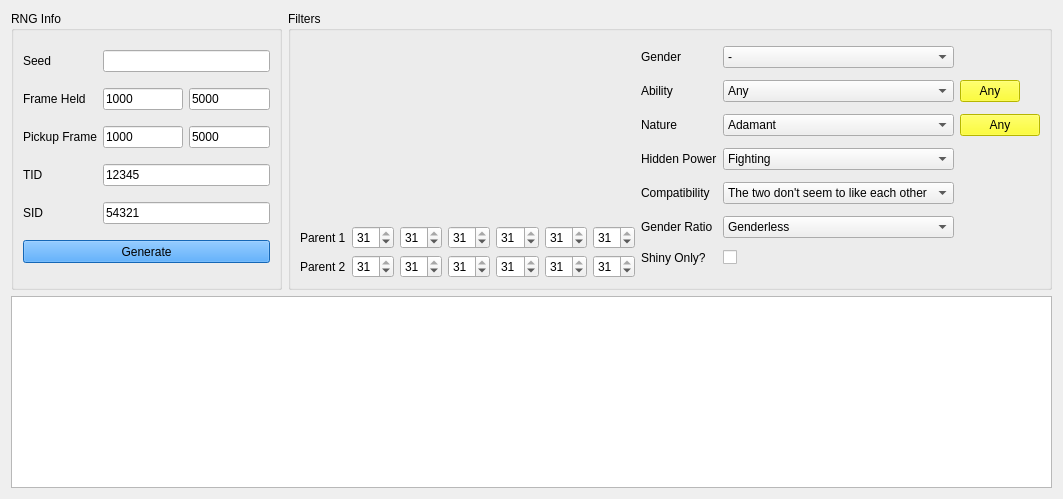
      <widget class="QWidget" name="tabFRLG">
       <attribute name="title">
        <string>Fire Red/Leaf Green</string>
       </attribute>
       <layout class="QGridLayout" name="gridLayout_9">
        <item row="0" column="0">
         <widget class="QGroupBox" name="groupBoxRNGInfoFRLG">
          <property name="minimumSize">
           <size>
            <width>271</width>
            <height>261</height>
           </size>
          </property>
          <property name="maximumSize">
           <size>
            <width>271</width>
            <height>16777215</height>
           </size>
          </property>
          <property name="title">
           <string>RNG Info</string>
          </property>
          <layout class="QGridLayout" name="gridLayout_8">
           <item row="0" column="0">
            <widget class="QLabel" name="label_23">
             <property name="text">
              <string>Seed</string>
             </property>
            </widget>
           </item>
           <item row="0" column="1" colspan="2">
            <widget class="QTextBox" name="textBoxSeedFRLG">
             <property name="maxLength">
              <number>4</number>
             </property>
            </widget>
           </item>
           <item row="1" column="2">
            <widget class="QTextBox" name="textBoxMaxHeldFRLG">
             <property name="text">
              <string notr="true">5000</string>
             </property>
             <property name="maxLength">
              <number>10</number>
             </property>
            </widget>
           </item>
           <item row="1" column="1">
            <widget class="QTextBox" name="textBoxMinHeldFRLG">
             <property name="minimumSize">
              <size>
               <width>80</width>
               <height>0</height>
              </size>
             </property>
             <property name="text">
              <string notr="true">1000</string>
             </property>
             <property name="maxLength">
              <number>10</number>
             </property>
            </widget>
           </item>
           <item row="1" column="0">
            <widget class="QLabel" name="label_22">
             <property name="text">
              <string>Frame Held</string>
             </property>
            </widget>
           </item>
           <item row="2" column="2">
            <widget class="QTextBox" name="textBoxMaxPickupFRLG">
             <property name="text">
              <string notr="true">5000</string>
             </property>
             <property name="maxLength">
              <number>10</number>
             </property>
            </widget>
           </item>
           <item row="2" column="1">
            <widget class="QTextBox" name="textBoxMinPickupFRLG">
             <property name="minimumSize">
              <size>
               <width>80</width>
               <height>0</height>
              </size>
             </property>
             <property name="text">
              <string notr="true">1000</string>
             </property>
             <property name="maxLength">
              <number>10</number>
             </property>
            </widget>
           </item>
           <item row="2" column="0">
            <widget class="QLabel" name="label_24">
             <property name="text">
              <string>Pickup Frame</string>
             </property>
            </widget>
           </item>
           <item row="3" column="0">
            <widget class="QLabel" name="label_26">
             <property name="text">
              <string>TID</string>
             </property>
            </widget>
           </item>
           <item row="4" column="1" colspan="2">
            <widget class="QTextBox" name="textBoxSIDFRLG">
             <property name="text">
              <string notr="true">54321</string>
             </property>
             <property name="maxLength">
              <number>5</number>
             </property>
            </widget>
           </item>
           <item row="3" column="1" colspan="2">
            <widget class="QTextBox" name="textBoxTIDFRLG">
             <property name="text">
              <string notr="true">12345</string>
             </property>
             <property name="maxLength">
              <number>5</number>
             </property>
            </widget>
           </item>
           <item row="4" column="0">
            <widget class="QLabel" name="label_25">
             <property name="text">
              <string>SID</string>
             </property>
            </widget>
           </item>
           <item row="5" column="0" colspan="3">
            <widget class="QPushButton" name="pushButtonGenerateFRLG">
             <property name="minimumSize">
              <size>
               <width>0</width>
               <height>23</height>
              </size>
             </property>
             <property name="styleSheet">
              <string notr="true">QPushButton {
	background-color: DodgerBlue;
}</string>
             </property>
             <property name="text">
              <string>Generate</string>
             </property>
            </widget>
           </item>
          </layout>
         </widget>
        </item>
        <item row="0" column="1">
         <widget class="QGroupBox" name="groupBoxFilterFRLG">
          <property name="title">
           <string>Filters</string>
          </property>
          <layout class="QGridLayout" name="gridLayout_15">
           <item row="0" column="0">
            <widget class="IVFilter" name="ivFilterFRLG" native="true">
             <property name="minimumSize">
              <size>
               <width>335</width>
               <height>180</height>
              </size>
             </property>
             <property name="maximumSize">
              <size>
               <width>335</width>
               <height>180</height>
              </size>
             </property>
            </widget>
           </item>
           <item row="1" column="0">
            <layout class="QGridLayout" name="gridLayout_13">
             <item row="0" column="0">
              <widget class="QLabel" name="label_36">
               <property name="text">
                <string>Parent 1</string>
               </property>
              </widget>
             </item>
             <item row="0" column="1">
              <widget class="QSpinBox" name="parent1HPFRLG">
               <property name="maximum">
                <number>31</number>
               </property>
               <property name="value">
                <number>31</number>
               </property>
              </widget>
             </item>
             <item row="0" column="2">
              <widget class="QSpinBox" name="parent1AtkFRLG">
               <property name="maximum">
                <number>31</number>
               </property>
               <property name="value">
                <number>31</number>
               </property>
              </widget>
             </item>
             <item row="0" column="3">
              <widget class="QSpinBox" name="parent1DefFRLG">
               <property name="maximum">
                <number>31</number>
               </property>
               <property name="value">
                <number>31</number>
               </property>
              </widget>
             </item>
             <item row="0" column="4">
              <widget class="QSpinBox" name="parent1SpAFRLG">
               <property name="maximum">
                <number>31</number>
               </property>
               <property name="value">
                <number>31</number>
               </property>
              </widget>
             </item>
             <item row="0" column="5">
              <widget class="QSpinBox" name="parent1SpDFRLG">
               <property name="maximum">
                <number>31</number>
               </property>
               <property name="value">
                <number>31</number>
               </property>
              </widget>
             </item>
             <item row="0" column="6">
              <widget class="QSpinBox" name="parent1SpeFRLG">
               <property name="maximum">
                <number>31</number>
               </property>
               <property name="value">
                <number>31</number>
               </property>
              </widget>
             </item>
             <item row="1" column="0">
              <widget class="QLabel" name="label_37">
               <property name="text">
                <string>Parent 2</string>
               </property>
              </widget>
             </item>
             <item row="1" column="1">
              <widget class="QSpinBox" name="parent2HPFRLG">
               <property name="maximum">
                <number>31</number>
               </property>
               <property name="value">
                <number>31</number>
               </property>
              </widget>
             </item>
             <item row="1" column="2">
              <widget class="QSpinBox" name="parent2AtkFRLG">
               <property name="maximum">
                <number>31</number>
               </property>
               <property name="value">
                <number>31</number>
               </property>
              </widget>
             </item>
             <item row="1" column="3">
              <widget class="QSpinBox" name="parent2DefFRLG">
               <property name="maximum">
                <number>31</number>
               </property>
               <property name="value">
                <number>31</number>
               </property>
              </widget>
             </item>
             <item row="1" column="4">
              <widget class="QSpinBox" name="parent2SpAFRLG">
               <property name="maximum">
                <number>31</number>
               </property>
               <property name="value">
                <number>31</number>
               </property>
              </widget>
             </item>
             <item row="1" column="5">
              <widget class="QSpinBox" name="parent2SpDFRLG">
               <property name="maximum">
                <number>31</number>
               </property>
               <property name="value">
                <number>31</number>
               </property>
              </widget>
             </item>
             <item row="1" column="6">
              <widget class="QSpinBox" name="parent2SpeFRLG">
               <property name="maximum">
                <number>31</number>
               </property>
               <property name="value">
                <number>31</number>
               </property>
              </widget>
             </item>
            </layout>
           </item>
           <item row="0" column="1" rowspan="2">
            <layout class="QGridLayout" name="gridLayout_14">
             <item row="0" column="0">
              <widget class="QLabel" name="label_38">
               <property name="text">
                <string>Gender</string>
               </property>
              </widget>
             </item>
             <item row="1" column="0">
              <widget class="QLabel" name="label_39">
               <property name="text">
                <string>Ability</string>
               </property>
              </widget>
             </item>
             <item row="0" column="1">
              <widget class="QComboBox" name="comboBoxGenderFRLG">
               <item>
                <property name="text">
                 <string notr="true">-</string>
                </property>
               </item>
               <item>
                <property name="text">
                 <string notr="true">♂</string>
                </property>
               </item>
               <item>
                <property name="text">
                 <string notr="true">♀</string>
                </property>
               </item>
              </widget>
             </item>
             <item row="1" column="1">
              <widget class="QComboBox" name="comboBoxAbilityFRLG">
               <item>
                <property name="text">
                 <string>Any</string>
                </property>
               </item>
               <item>
                <property name="text">
                 <string notr="true">0</string>
                </property>
               </item>
               <item>
                <property name="text">
                 <string notr="true">1</string>
                </property>
               </item>
              </widget>
             </item>
             <item row="1" column="2">
              <widget class="QPushButton" name="pushButtonAnyAbilityFRLG">
               <property name="minimumSize">
                <size>
                 <width>50</width>
                 <height>13</height>
                </size>
               </property>
               <property name="maximumSize">
                <size>
                 <width>60</width>
                 <height>16777215</height>
                </size>
               </property>
               <property name="styleSheet">
                <string notr="true">QPushButton {
	background-color: yellow;
	color: black;
}</string>
               </property>
               <property name="text">
                <string>Any</string>
               </property>
              </widget>
             </item>
             <item row="2" column="0">
              <widget class="QLabel" name="label_40">
               <property name="text">
                <string>Nature</string>
               </property>
              </widget>
             </item>
             <item row="2" column="2">
              <widget class="QPushButton" name="pushButtonAnyNatureFRLG">
               <property name="minimumSize">
                <size>
                 <width>50</width>
                 <height>13</height>
                </size>
               </property>
               <property name="styleSheet">
                <string notr="true">QPushButton {
	background-color: yellow;
	color: black;
}</string>
               </property>
               <property name="text">
                <string>Any</string>
               </property>
              </widget>
             </item>
             <item row="3" column="0">
              <widget class="QLabel" name="label_41">
               <property name="text">
                <string>Hidden Power</string>
               </property>
              </widget>
             </item>
             <item row="4" column="1">
              <widget class="QComboBox" name="comboBoxCompatibilityFRLG">
               <item>
                <property name="text">
                 <string>The two don't seem to like each other</string>
                </property>
               </item>
               <item>
                <property name="text">
                 <string>The two seem to get along</string>
                </property>
               </item>
               <item>
                <property name="text">
                 <string>The two seem to get along very well</string>
                </property>
               </item>
              </widget>
             </item>
             <item row="5" column="0">
              <widget class="QLabel" name="label_42">
               <property name="text">
                <string>Gender Ratio</string>
               </property>
              </widget>
             </item>
             <item row="5" column="1">
              <widget class="QComboBox" name="comboBoxGenderRatioFRLG">
               <item>
                <property name="text">
                 <string>Genderless</string>
                </property>
               </item>
               <item>
                <property name="text">
                 <string>50% Male / 50% Female</string>
                </property>
               </item>
               <item>
                <property name="text">
                 <string>25% Male / 75% Female</string>
                </property>
               </item>
               <item>
                <property name="text">
                 <string>75% Male / 25% Female</string>
                </property>
               </item>
               <item>
                <property name="text">
                 <string>87.5% Male / 12.5% Female</string>
                </property>
               </item>
               <item>
                <property name="text">
                 <string>100% Male</string>
                </property>
               </item>
               <item>
                <property name="text">
                 <string>100% Female</string>
                </property>
               </item>
              </widget>
             </item>
             <item row="4" column="0">
              <widget class="QLabel" name="label_43">
               <property name="text">
                <string>Compatibility</string>
               </property>
              </widget>
             </item>
             <item row="6" column="0">
              <widget class="QLabel" name="label_44">
               <property name="text">
                <string>Shiny Only?</string>
               </property>
              </widget>
             </item>
             <item row="6" column="1">
              <widget class="QCheckBox" name="checkBoxShinyFRLG">
               <property name="text">
                <string/>
               </property>
              </widget>
             </item>
             <item row="2" column="1">
              <widget class="QCheckList" name="comboBoxNatureFRLG">
               <item>
                <property name="text">
                 <string>Adamant</string>
                </property>
               </item>
               <item>
                <property name="text">
                 <string>Bold</string>
                </property>
               </item>
               <item>
                <property name="text">
                 <string>Brave</string>
                </property>
               </item>
               <item>
                <property name="text">
                 <string>Calm</string>
                </property>
               </item>
               <item>
                <property name="text">
                 <string>Careful</string>
                </property>
               </item>
               <item>
                <property name="text">
                 <string>Hasty</string>
                </property>
               </item>
               <item>
                <property name="text">
                 <string>Impish</string>
                </property>
               </item>
               <item>
                <property name="text">
                 <string>Jolly</string>
                </property>
               </item>
               <item>
                <property name="text">
                 <string>Lonely</string>
                </property>
               </item>
               <item>
                <property name="text">
                 <string>Mild</string>
                </property>
               </item>
               <item>
                <property name="text">
                 <string>Modest</string>
                </property>
               </item>
               <item>
                <property name="text">
                 <string>Naive</string>
                </property>
               </item>
               <item>
                <property name="text">
                 <string>Naughty</string>
                </property>
               </item>
               <item>
                <property name="text">
                 <string>Quiet</string>
                </property>
               </item>
               <item>
                <property name="text">
                 <string>Rash</string>
                </property>
               </item>
               <item>
                <property name="text">
                 <string>Relaxed</string>
                </property>
               </item>
               <item>
                <property name="text">
                 <string>Sassy</string>
                </property>
               </item>
               <item>
                <property name="text">
                 <string>Timid</string>
                </property>
               </item>
               <item>
                <property name="text">
                 <string>Gentle</string>
                </property>
               </item>
               <item>
                <property name="text">
                 <string>Lax</string>
                </property>
               </item>
               <item>
                <property name="text">
                 <string>Bashful</string>
                </property>
               </item>
               <item>
                <property name="text">
                 <string>Docile</string>
                </property>
               </item>
               <item>
                <property name="text">
                 <string>Hardy</string>
                </property>
               </item>
               <item>
                <property name="text">
                 <string>Quirky</string>
                </property>
               </item>
               <item>
                <property name="text">
                 <string>Serious</string>
                </property>
               </item>
              </widget>
             </item>
             <item row="3" column="1">
              <widget class="QCheckList" name="comboBoxHiddenPowerFRLG">
               <item>
                <property name="text">
                 <string>Fighting</string>
                </property>
               </item>
               <item>
                <property name="text">
                 <string>Flying</string>
                </property>
               </item>
               <item>
                <property name="text">
                 <string>Poison</string>
                </property>
               </item>
               <item>
                <property name="text">
                 <string>Ground</string>
                </property>
               </item>
               <item>
                <property name="text">
                 <string>Rock</string>
                </property>
               </item>
               <item>
                <property name="text">
                 <string>Bug</string>
                </property>
               </item>
               <item>
                <property name="text">
                 <string>Ghost</string>
                </property>
               </item>
               <item>
                <property name="text">
                 <string>Steel</string>
                </property>
               </item>
               <item>
                <property name="text">
                 <string>Fire</string>
                </property>
               </item>
               <item>
                <property name="text">
                 <string>Water</string>
                </property>
               </item>
               <item>
                <property name="text">
                 <string>Grass</string>
                </property>
               </item>
               <item>
                <property name="text">
                 <string>Electric</string>
                </property>
               </item>
               <item>
                <property name="text">
                 <string>Psychic</string>
                </property>
               </item>
               <item>
                <property name="text">
                 <string>Ice</string>
                </property>
               </item>
               <item>
                <property name="text">
                 <string>Dragon</string>
                </property>
               </item>
               <item>
                <property name="text">
                 <string>Dark</string>
                </property>
               </item>
              </widget>
             </item>
            </layout>
           </item>
          </layout>
         </widget>
        </item>
        <item row="1" column="0" colspan="2">
         <widget class="TableView" name="tableViewFRLG">
          <attribute name="verticalHeaderVisible">
           <bool>false</bool>
          </attribute>
         </widget>
        </item>
       </layout>
      </widget>
